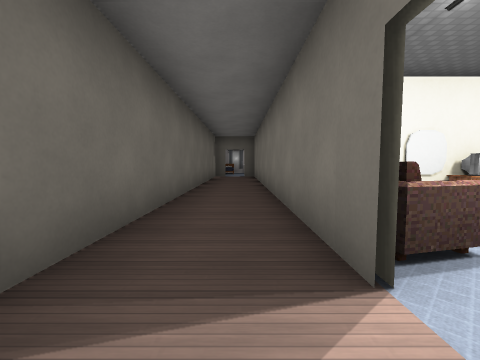
View 1 (above)

16 first-person views from a walk through a 3-D level made in the Godot game engine. The camera is 1.3 m above the floor, tilts 4° down and sees 90° across. Doors that lead somewhere are drawn open, without their leaves. The floor is counted in squares, 2 m on a side. Each view is taken from the middle of a square. On the plan, view 1 faces up. The plan holds only what a view shows up to about 9 squares ahead; the rest is blank. The place goes on beyond the plan. Characters and animated objects are left out. Some surface patterns are stand-ins.

View 2
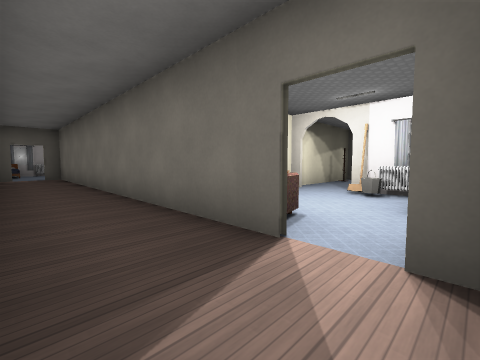

View 3
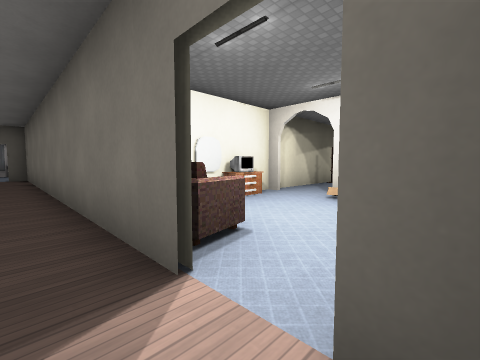

View 4
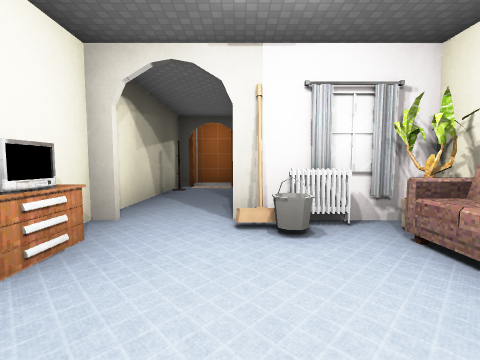

View 5
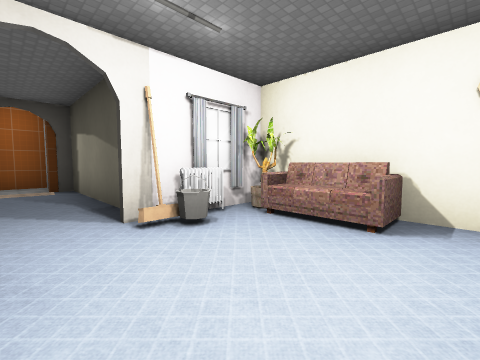

View 6
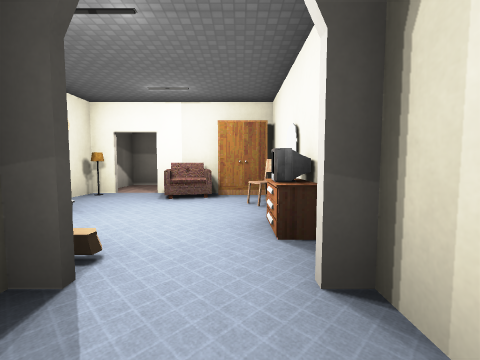

View 7
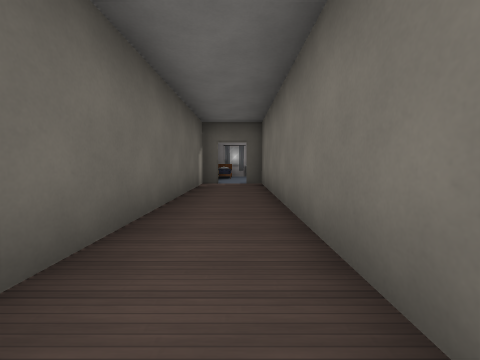

View 8
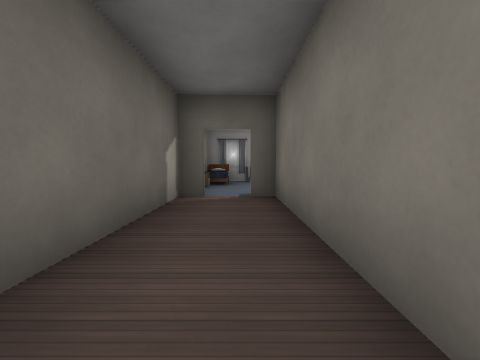

View 9
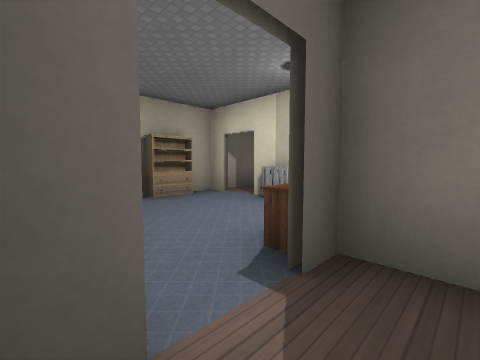

View 10
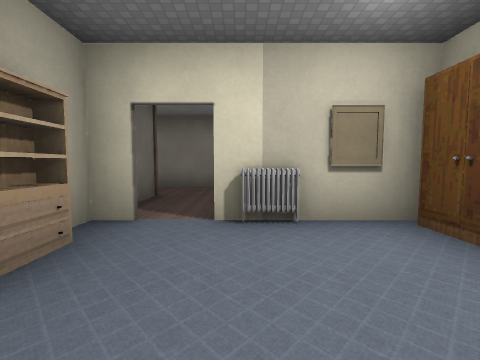

View 11
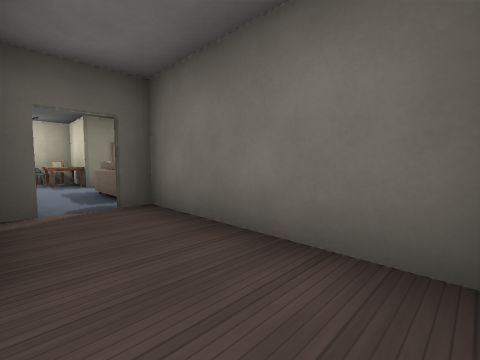

View 12
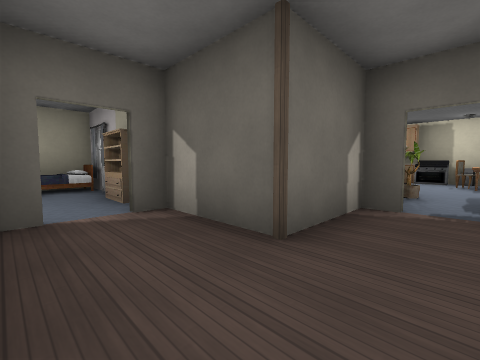

View 13
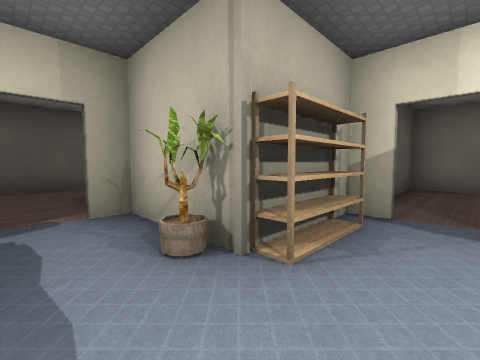

View 14
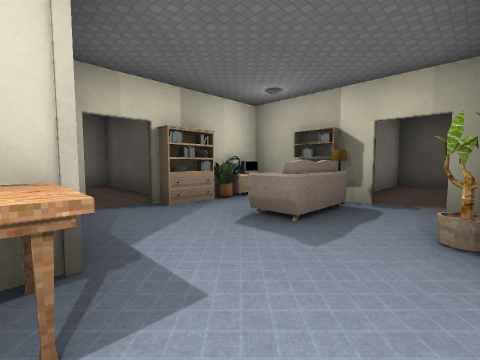

View 15
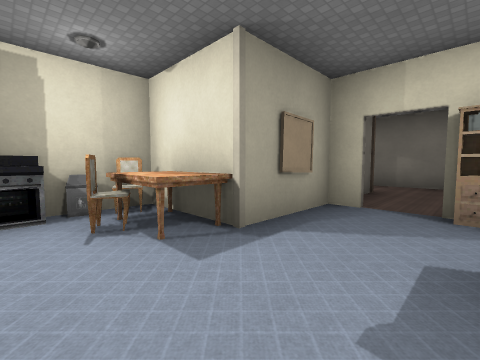

View 16
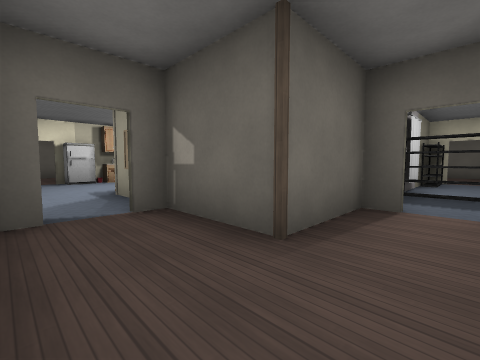

### Floor plan
Points are (right, up) in squares from view 1. A wall is a line through its corners. A room is listed if a view was taken in it or the views show most of it. See-through windows are left out.
Room 1 (views 1, 2, 3, 4, 5, 7, 8, 9)
walls: (0.7, 3.4) (0.7, 11.5); (0.8, 1.6) (0.8, 1.1); (4.7, -0.2) (4.7, 2.1); (-0.6, 11.7) (-1.2, 11.7) (-1.2, -0.2) (-0.2, -0.2)
ways out: opening at (5, 3) to room 2; open door at (0, 12) to room 3
objects: lamp (1, 0); sofa (1, 2); cabinet (1, 3); chair (2, 4); sofa (3, 0); mirror (3, 4); plant (4, 0); curtain (4, 1); bucket (4, 2); TV (4, 4); radiator (5, 1)
Room 2 (view 6)
walls: (4.8, 1.8) (8.7, 1.8) (8.7, 2.2); (10.1, 2) (10.1, 3.4) (8.7, 3.4) (8.7, 3.7) (4.4, 3.7)
ways out: opening at (5, 3) to room 1
Room 3 (view 10)
walls: (2.7, 15.1) (2.7, 15.8); (-0.4, 15.7) (-1.2, 15.7) (-1.2, 14.6); (2.7, 11.9) (2.7, 12.6)
ways out: open door at (0, 12) to room 1; opening at (3.5, 14) to room 4; open door at (3, 15) to room 4
objects: other object (-1, 14); bed (0, 15); curtain (0, 16); other object (1, 16); cabinet (2, 12); cabinet (2, 16); painting (3, 13)
Room 4 (views 11, 12)
walls: (5, 13.8) (6.7, 13.8) (6.7, 17.5); (2.8, 15.8) (2.8, 15.1); (5.4, 17.7) (4.8, 17.7); (4.8, 17.9) (4.8, 15.7) (2.4, 15.7)
ways out: opening at (3.5, 14) to room 3; open door at (3, 15) to room 3; open door at (6, 18) to room 5
objects: radiator (3, 14); pillar (5, 16)
Room 5 (views 13, 14, 15)
walls: (4.8, 19.6) (4.8, 17.9); (8.6, 21.7) (7.4, 21.7); (8.7, 21.1) (8.7, 21.7); (6.1, 17.8) (8.5, 17.8); (2.8, 20.4) (2.8, 19.8) (3.6, 19.8); (4.7, 17.8) (5.4, 17.8)
ways out: open door at (6, 18) to room 4; open door at (9, 21) to room 6; open door at (3, 21)
objects: fridge (3, 22); cabinet (3, 23); shelf (4, 20); plant (5, 19); oven (5, 24); chair (6, 22); chair (6, 23); bin (6, 24); lamp (7, 18); sofa (7, 19); table (7, 22) to (7, 23); sideboard (8, 18); other object (9, 18); plant (9, 19)
Room 6 (view 16)
walls: (10.9, 19.8) (12.7, 19.8) (12.7, 22.2); (8.8, 21.8) (8.8, 21.1); (11.4, 23.7) (10.8, 23.7) (10.8, 21.7) (8.6, 21.7)
ways out: open door at (9, 21) to room 5; open door at (12, 24)
objects: books (9, 20); pillar (11, 22)

Where each view was taken, in squares from view 1:
view 1: 0 up, 0 right, facing up
view 2: 0 up, 1 left, facing up-right
view 3: 0 up, 0 right, facing up-right
view 4: 2 up, 2 right, facing right
view 5: 3 up, 2 right, facing down-right
view 6: 3 up, 6 right, facing left
view 7: 4 up, 0 right, facing up
view 8: 7 up, 0 right, facing up
view 9: 11 up, 1 left, facing up-right
view 10: 14 up, 0 right, facing right
view 11: 14 up, 5 right, facing up-right
view 12: 14 up, 6 right, facing up-left
view 13: 21 up, 6 right, facing down-left
view 14: 22 up, 5 right, facing down-right
view 15: 20 up, 5 right, facing up-right
view 16: 20 up, 12 right, facing up-left
